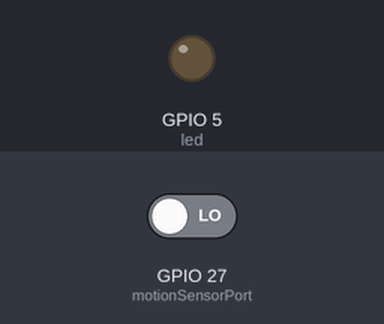
A sketch run on a simulated ESP32. Parts: output pins drawn as LEDs (lit = HIGH). The inputs (shaded band) are chosen by the test bench; at power-on: GPIO 27 (motionSensorPort) LOW. WiFi joins after 1.5 s; servers stay silent unless stated; what the sketch prints to the serial monitor is not drawn.

Above: at 2.7 s.
2.8 s: GPIO 27 (motionSensorPort) driven HIGH
At 4.2 s:
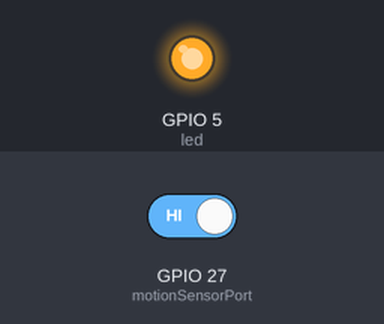
4.5 s: GPIO 27 (motionSensorPort) driven LOW
At 5.5 s:
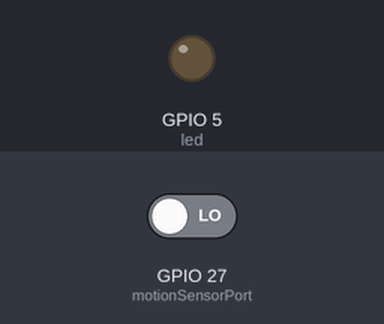
Timing chart, 0 to 7.5 s (numbered marks = the images above; inputs shaded):
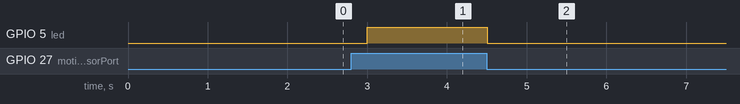

The sketch:

DatabaseUpload.ino
```cpp
#include <WiFi.h>
#include <FirebaseESP32.h>

//define the Firebase database
#define FIREBASE_HOST "" //the host link (remove the 'http://' at the front and '/' at the end)
#define FIREBASE_AUTH "" //the database secret ->On Firebase site: Project Overview->Project settings->Service accounts->Database secrets
#define WIFI_SSID "" //SSID name that you want to connect to
#define WIFI_PASSWORD "" //SSID's password

//Define FirebaseESP32 data object
FirebaseData firebaseData;
FirebaseJson json;
int motionSensorPort = 27; //port number that the motion sensor is connected to
int motionData = 0;
int led = 5; // The Microcontroller's (ESP32 Thing) LED

void setup(){
 Serial.begin(115200);
 pinMode(led, OUTPUT);
 pinMode(motionSensorPort, INPUT);

 //Connecting to the wifi SSID entered above by the user
 WiFi.begin(WIFI_SSID, WIFI_PASSWORD);
 Serial.print("Connecting");
 while (WiFi.status() != WL_CONNECTED){
    Serial.print(".");
    delay(300);
  }

  //Connecting to the Firebase database now
  Firebase.begin(FIREBASE_HOST, FIREBASE_AUTH);
  Firebase.reconnectWiFi(true);

 //simple confirmation of successful connection
  Serial.println();
  Serial.println("Connected...");

}

void loop(){
motionData = digitalRead(motionSensorPort);  //reading the digital output of the motion sensor
 if (motionData == HIGH) { //motion has been detected
   Serial.println("Motion Detected");
   digitalWrite(led, HIGH); //LED turns on
   delay(100);
  json.set("/motionData", motionData);
  Firebase.updateNode(firebaseData,"/Sensor",json);
 }
 else{
   digitalWrite(led, LOW); // turns the LED back off
   delay(100);//keeps the motionData to '1' on the database for some time, that way the room is known to be occupied -->have it act like a time buffer of sorts maybe...
   motionData == LOW;
   json.set("/motionData", motionData);
   Firebase.updateNode(firebaseData,"/Sensor",json);
 }
}
```

Measured:
- after the input at 2.8 s, GPIO 5 (led): LOW → HIGH after 0.20 s
- after the input at 4.5 s, GPIO 5 (led): HIGH → LOW at once
